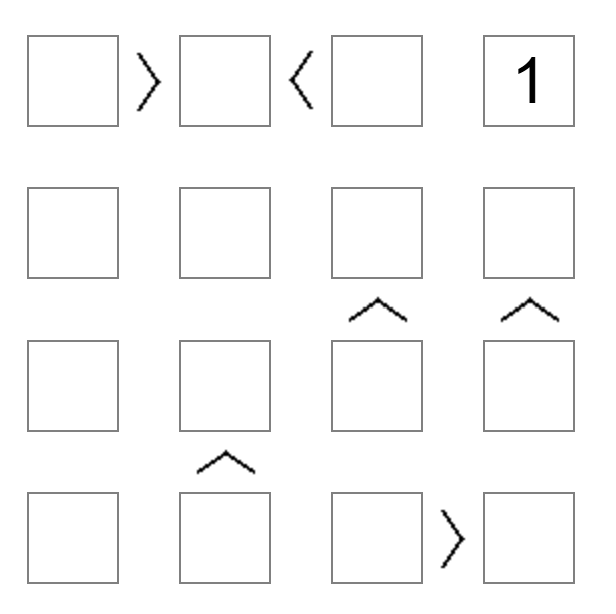
#> input picture data/test1.png, 616 x 614 px
$ python -i test_detection.py   (imports and definitions only)
#> lines starting #> are read from the running program, lines starting #| are printed output that depends on the picture; after the words box and inside, x2 and y2 are one past the last pixel; in counts of white or black regions, pixels touching at a corner belong together
### src/core/vision/grid_detection.py
import cv2
import numpy as np


def binarize(gray: np.ndarray) -> np.ndarray:
    """
    Binariza: lineas del tablero -> blanco (255), fondo -> negro.
    """
    blur = cv2.GaussianBlur(gray, (3, 3), 0)
    _, thresh = cv2.threshold(blur, 0, 255,
                              cv2.THRESH_BINARY_INV + cv2.THRESH_OTSU)
    return thresh


def find_board_bbox(binary: np.ndarray):
    """
    Detecta el bounding box del tablero por proyeccion de perfil.
    """
    h, w = binary.shape
    row_sum = binary.sum(axis=1) / 255.0
    col_sum = binary.sum(axis=0) / 255.0

    thresh_row = 0.3 * w
    thresh_col = 0.3 * h

    rows_with_lines = np.where(row_sum > thresh_row)[0]
    cols_with_lines = np.where(col_sum > thresh_col)[0]

    if len(rows_with_lines) == 0 or len(cols_with_lines) == 0:
        return None

    y0 = int(rows_with_lines.min())
    y1 = int(rows_with_lines.max())
    x0 = int(cols_with_lines.min())
    x1 = int(cols_with_lines.max())

    if (x1 - x0) < 0.1 * w or (y1 - y0) < 0.1 * h:
        return None

    return x0, y0, x1, y1


def _smooth(profile: np.ndarray, ksize: int = 5) -> np.ndarray:
    """Suaviza un vector 1D."""
    kernel = np.ones(ksize, dtype=np.float32) / ksize
    return np.convolve(profile, kernel, mode="same")


def _find_peaks(profile: np.ndarray,
                min_ratio: float = 0.3,
                min_distance: int = 15) -> list:
    """
    Encuentra los picos en un perfil 1D.
    """
    profile = _smooth(profile, ksize=5)
    max_val = profile.max()
    if max_val == 0:
        return []

    threshold = max_val * min_ratio
    above = profile > threshold

    positions = []
    i = 0
    n = len(profile)
    while i < n:
        if above[i]:
            j = i
            while j < n and above[j]:
                j += 1
            segment = profile[i:j]
            weights = segment / segment.sum()
            center = (np.arange(i, j) * weights).sum()
            positions.append(float(center))
            i = j
        else:
            i += 1

    if len(positions) < 2:
        return positions

    # fusionar picos muy cercanos
    merged = [positions[0]]
    for p in positions[1:]:
        if p - merged[-1] < min_distance:
            merged[-1] = (merged[-1] + p) / 2
        else:
            merged.append(p)

    return merged


def detect_grid_on_board(board_gray: np.ndarray, debug: bool = False):
    """
    Detecta las lineas de la cuadricula SOBRE UN RECORTE del tablero.
    Cada celda esta delimitada por DOS pares de lineas.
    Devuelve 2*n coordenadas Y y 2*n coordenadas X.
    """
    binary = binarize(board_gray)

    if debug:
        cv2.imwrite("debug_binary_board.png", binary)

    k_horiz = cv2.getStructuringElement(cv2.MORPH_RECT, (25, 1))
    horiz_only = cv2.morphologyEx(binary, cv2.MORPH_OPEN, k_horiz)

    k_vert = cv2.getStructuringElement(cv2.MORPH_RECT, (1, 25))
    vert_only = cv2.morphologyEx(binary, cv2.MORPH_OPEN, k_vert)

    if debug:
        cv2.imwrite("debug_horiz_only.png", horiz_only)
        cv2.imwrite("debug_vert_only.png", vert_only)

    row_profile = horiz_only.sum(axis=1) / 255.0
    col_profile = vert_only.sum(axis=0) / 255.0

    rows_peaks = _find_peaks(row_profile, min_ratio=0.3, min_distance=15)
    cols_peaks = _find_peaks(col_profile, min_ratio=0.3, min_distance=15)

    if debug:
        print(f"[grid] rows_peaks ({len(rows_peaks)}): "
              f"{[round(y,1) for y in rows_peaks]}")
        print(f"[grid] cols_peaks ({len(cols_peaks)}): "
              f"{[round(x,1) for x in cols_peaks]}")

    return rows_peaks, cols_peaks


def detect_grid(gray: np.ndarray, debug: bool = False):
    """
    Pipeline completo: bbox + deteccion de lineas.
    """
    binary = binarize(gray)
    bbox = find_board_bbox(binary)

    if bbox is None:
        if debug:
            print("[grid] no se encontro tablero, usando imagen completa")
        board_gray = gray
    else:
        x0, y0, x1, y1 = bbox
        if debug:
            print(f"[grid] bbox del tablero: ({x0}, {y0}) -> ({x1}, {y1})")
        pad = 2
        x0 = max(0, x0 - pad)
        y0 = max(0, y0 - pad)
        x1 = min(gray.shape[1], x1 + pad)
        y1 = min(gray.shape[0], y1 + pad)
        board_gray = gray[y0:y1, x0:x1]

    if debug:
        rows_lines, cols_lines = detect_grid_on_board(board_gray, debug=True)
        return board_gray, rows_lines, cols_lines, None

    rows_lines, cols_lines = detect_grid_on_board(board_gray, debug=False)
    return board_gray, rows_lines, cols_lines


def infer_n(rows_lines: list, cols_lines: list) -> int:
    """
    Cada celda esta delimitada por DOS lineas. Entonces n = len // 2.
    """
    n_h = len(rows_lines) // 2
    n_v = len(cols_lines) // 2
    if n_h == n_v:
        return n_h
    return min(n_h, n_v)

### src/core/vision/cell_extraction.py
import cv2
import numpy as np


def _clip(v, lo, hi):
    return max(lo, min(hi, v))


def extract_cells(gray: np.ndarray, rows_lines: list, cols_lines: list,
                  n: int, cell_size: int = 64, shrink: float = 0.15):
    """
    Recorta las n*n celdas del tablero.
    """
    cells = np.zeros((n, n, cell_size, cell_size), dtype=np.uint8)

    for i in range(n):
        y0_cell = rows_lines[2 * i]
        y1_cell = rows_lines[2 * i + 1]
        h_cell = y1_cell - y0_cell
        dy = int(h_cell * shrink)
        y0 = int(y0_cell) + dy
        y1 = int(y1_cell) - dy

        for j in range(n):
            x0_cell = cols_lines[2 * j]
            x1_cell = cols_lines[2 * j + 1]
            w_cell = x1_cell - x0_cell
            dx = int(w_cell * shrink)
            x0 = int(x0_cell) + dx
            x1 = int(x1_cell) - dx

            y0 = _clip(y0, 0, gray.shape[0] - 1)
            y1 = _clip(y1, y0 + 1, gray.shape[0])
            x0 = _clip(x0, 0, gray.shape[1] - 1)
            x1 = _clip(x1, x0 + 1, gray.shape[1])

            crop = gray[y0:y1, x0:x1]
            crop = cv2.resize(crop, (cell_size, cell_size),
                              interpolation=cv2.INTER_AREA)
            cells[i, j] = crop

    return cells


def _cell_size_avg(rows_lines: list, cols_lines: list, n: int) -> int:
    """
    Devuelve un tamano representativo de celda (promedio del alto y ancho).
    """
    heights = [rows_lines[2 * i + 1] - rows_lines[2 * i] for i in range(n)]
    widths = [cols_lines[2 * j + 1] - cols_lines[2 * j] for j in range(n)]
    avg_h = int(np.mean(heights))
    avg_w = int(np.mean(widths))
    return max(int((avg_h + avg_w) / 2), 20)


def _extract_centered_square(gray: np.ndarray, cx: int, cy: int,
                              side: int, out_size: int = 64) -> np.ndarray:
    """
    Recorta un cuadrado de lado `side` centrado en (cx, cy).
    Si se sale de la imagen, rellena con blanco.
    Redimensiona a out_size x out_size.
    """
    h, w = gray.shape
    half = side // 2

    x0 = cx - half
    y0 = cy - half
    x1 = x0 + side
    y1 = y0 + side

    # crear canvas blanco del tamano del cuadrado
    canvas = np.full((side, side), 255, dtype=np.uint8)

    # calcular interseccion con la imagen
    sx0 = max(0, x0)
    sy0 = max(0, y0)
    sx1 = min(w, x1)
    sy1 = min(h, y1)

    if sx0 >= sx1 or sy0 >= sy1:
        return cv2.resize(canvas, (out_size, out_size),
                          interpolation=cv2.INTER_AREA)

    # posicion dentro del canvas
    cx0 = sx0 - x0
    cy0 = sy0 - y0
    cx1 = cx0 + (sx1 - sx0)
    cy1 = cy0 + (sy1 - sy0)

    canvas[cy0:cy1, cx0:cx1] = gray[sy0:sy1, sx0:sx1]
    return cv2.resize(canvas, (out_size, out_size),
                      interpolation=cv2.INTER_AREA)


def extract_horizontal_edges(gray: np.ndarray, rows_lines: list,
                             cols_lines: list, n: int,
                             edge_size: int = 64):
    """
    Recorta los bordes horizontales (signos < >) entre celdas adyacentes.
    El signo esta en el punto medio entre la celda (i,j) y la celda (i,j+1),
    a la altura del centro vertical de la fila i.
    """
    edges = np.zeros((n, n - 1, edge_size, edge_size), dtype=np.uint8)
    cell_size = _cell_size_avg(rows_lines, cols_lines, n)
    half = cell_size // 2

    for i in range(n):
        # centro vertical de la celda (i, j)
        y_center = int((rows_lines[2 * i] + rows_lines[2 * i + 1]) / 2)

        for j in range(n - 1):
            # el signo esta en el punto medio entre celda j y celda j+1,
            # que es exactamente cols_lines[2*j+1] (borde derecho de celda j)
            # y cols_lines[2*j+2] (borde izquierdo de celda j+1).
            # Tomamos el punto medio entre esos dos bordes.
            x_center = int((cols_lines[2 * j + 1] + cols_lines[2 * j + 2]) / 2)

            patch = _extract_centered_square(gray, x_center, y_center,
                                             cell_size, edge_size)
            edges[i, j] = patch

    return edges


def extract_vertical_edges(gray: np.ndarray, rows_lines: list,
                           cols_lines: list, n: int,
                           edge_size: int = 64):
    """
    Recorta los bordes verticales (signos ^ v) entre celdas adyacentes.
    El signo esta en el punto medio entre la celda (i,j) y la celda (i+1,j),
    a la altura del centro horizontal de la columna j.
    """
    edges = np.zeros((n - 1, n, edge_size, edge_size), dtype=np.uint8)
    cell_size = _cell_size_avg(rows_lines, cols_lines, n)

    for i in range(n - 1):
        # el signo esta en el punto medio entre fila i y fila i+1,
        # que es el punto medio entre rows_lines[2*i+1] y rows_lines[2*i+2]
        y_center = int((rows_lines[2 * i + 1] + rows_lines[2 * i + 2]) / 2)

        for j in range(n):
            # centro horizontal de la celda (i, j) y (i+1, j)
            x_center = int((cols_lines[2 * j] + cols_lines[2 * j + 1]) / 2)

            patch = _extract_centered_square(gray, x_center, y_center,
                                             cell_size, edge_size)
            edges[i, j] = patch

    return edges

### src/test_detection.py
import os
import sys
import cv2
import numpy as np

ROOT = os.path.dirname(os.path.abspath(__file__))
sys.path.append(ROOT)

from core.vision.grid_detection import detect_grid, infer_n
from core.vision.cell_extraction import (
    extract_cells, extract_horizontal_edges, extract_vertical_edges,
)

def main(image_path):
#> called with image_path = '../data/test1.png'
    img = cv2.imread(image_path)
#> img is the input picture: shape (614, 616, 3); min 0, max 255, mean 249.9
    if img is None:
        print(f"No se pudo cargar: {image_path}")
        return

    gray = cv2.cvtColor(img, cv2.COLOR_BGR2GRAY)
    print(f"Imagen original: {gray.shape}")
#| Imagen original: (614, 616)

    # 1) detectar tablero y sus lineas
    board_gray, rows_lines, cols_lines, binary = detect_grid(gray, debug=True)
#> in binarize, `_, thresh = cv2.threshold(blur, 0, 255, cv2.THRESH_BINARY_INV + cv2.TH..`:
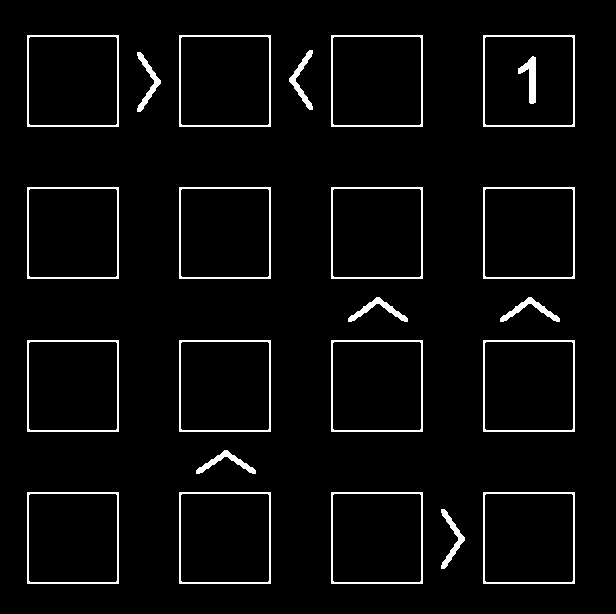
#> thresh: shape (614, 616); 3.8% white in thin lines or dots, all inside (x1, y1, x2, y2) = (27, 35, 575, 584)
#> in find_board_bbox, `row_sum = binary.sum(axis=1) / 255.0`: row_sum = 614 values, max 368 at index 35, min 0 at index 0, mean 23.41
#> in find_board_bbox, `col_sum = binary.sum(axis=0) / 255.0`: col_sum = 616 values, max 368 at index 27, min 0 at index 0, mean 23.33
#> in find_board_bbox, `rows_with_lines = np.where(row_sum > thresh_row)[0]`: rows_with_lines = [35, 36, 125, 126, 187, 188, 277, 278, 340, 341, 430, 431, 492, 493, 582, 583]
#> in find_board_bbox, `cols_with_lines = np.where(col_sum > thresh_col)[0]`: cols_with_lines = [27, 28, 117, 118, 179, 180, 269, 270, 331, 332, 421, 422, 483, 484, 573, 574]
#> in find_board_bbox, `y0 = int(rows_with_lines.min())`: y0 = 35
#> in find_board_bbox, `y1 = int(rows_with_lines.max())`: y1 = 583
#> in find_board_bbox, `x0 = int(cols_with_lines.min())`: x0 = 27
#> in find_board_bbox, `x1 = int(cols_with_lines.max())`: x1 = 574
#> in detect_grid, `bbox = find_board_bbox(binary)`: bbox = (27, 35, 574, 583)
#> in detect_grid, `x0, y0, x1, y1 = bbox`: x0 = 27; y0 = 35; x1 = 574; y1 = 583
#| [grid] bbox del tablero: (27, 35) -> (574, 583)
#> in detect_grid, `x0 = max(0, x0 - pad)`: x0 = 25
#> in detect_grid, `y0 = max(0, y0 - pad)`: y0 = 33
#> in detect_grid, `x1 = min(gray.shape[1], x1 + pad)`: x1 = 576
#> in detect_grid, `y1 = min(gray.shape[0], y1 + pad)`: y1 = 585
#> in detect_grid_on_board, `vert_only = cv2.morphologyEx(binary, cv2.MORPH_OPEN, k_vert)`:
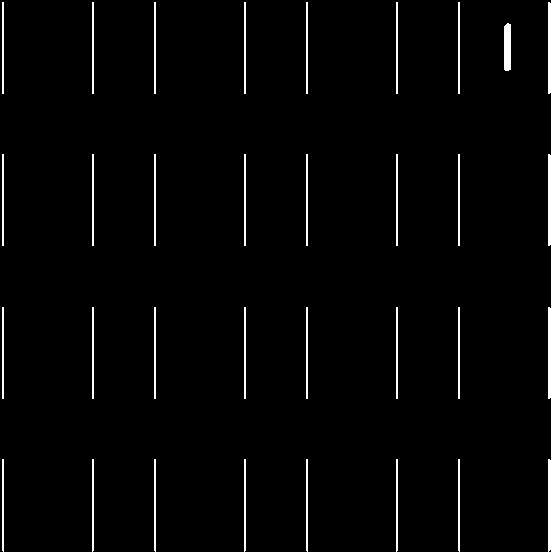
#> vert_only: shape (552, 551); 2.2% white in thin lines or dots
#> in detect_grid_on_board, `row_profile = horiz_only.sum(axis=1) / 255.0`: row_profile = 552 values, max 369 at index 3, min 0 at index 0, mean 11.33
#> in detect_grid_on_board, `col_profile = vert_only.sum(axis=0) / 255.0`: col_profile = 551 values, max 369 at index 3, min 0 at index 0, mean 11.94
#> in _find_peaks, `profile = _smooth(profile, ksize=5)`: profile = 552 values, max 219.4 at index 549, min 0 at index 6, mean 10.94
#> in _find_peaks, `max_val = profile.max()`: max_val = 219.4
#> in _find_peaks, `threshold = max_val * min_ratio`: threshold = 65.82
#> in _find_peaks, `n = len(profile)`: n = 552
#> the loop in _find_peaks, `while i < n:` made 513 passes
#> (segment, weights, center, i) on passes 1, 86: ([73.6, 147.4, 147.4, 147.4, 147.4, 73.8], [0.0999, 0.2, 0.2, 0.2, 0.2, 0.1], 2.5, 6), ([73.8, 147.4, 147.4, 147.4, 147.4, 73.6], [0.1, 0.2, 0.2, 0.2, 0.2, 0.0999], 92.5, 96)
#> after the loop in _find_peaks, `while i < n:`: center = 549.4; i = 552; positions = [2.5, 92.5, 154.5, 244.5, 307.5, 397.5, 459.5, 549.4]; segment = [73.8, 147.4, 219.4, 219.4, 219.4]; weights = [0.0839, 0.168, 0.249, 0.249, 0.249]
#> in _find_peaks, `merged = [positions[0]]`: merged = [2.5]
#> the loop in _find_peaks, `for p in positions[1:]:` made 7 passes
#> p on passes 1 to 7: 92.5, 154.5, 244.5, 307.5, 397.5, 459.5, 549.4
#> after the loop in _find_peaks, `for p in positions[1:]:`: merged has the same summary as positions
#> in detect_grid_on_board, `rows_peaks = _find_peaks(row_profile, min_ratio=0.3, min_distance=15)`: rows_peaks has the same summary as positions in _find_peaks
#> the loop in _find_peaks (call 2), `while i < n:` made 512 passes
#> the loop in _find_peaks (call 2), `for p in positions[1:]:` made 7 passes
#> p on passes 1 to 7: 92.5, 154.5, 244.5, 306.5, 396.5, 458.5, 548.4
#> in detect_grid_on_board, `cols_peaks = _find_peaks(col_profile, min_ratio=0.3, min_distance=15)`: cols_peaks = [2.5, 92.5, 154.5, 244.5, 306.5, 396.5, 458.5, 548.4]
#| [grid] rows_peaks (8): [2.5, 92.5, 154.5, 244.5, 307.5, 397.5, 459.5, 549.4]
#| [grid] cols_peaks (8): [2.5, 92.5, 154.5, 244.5, 306.5, 396.5, 458.5, 548.4]
#> in detect_grid, `rows_lines, cols_lines = detect_grid_on_board(board_gray, debug=True)`: rows_lines has the same summary as positions in _find_peaks; cols_lines has the same summary as cols_peaks in detect_grid_on_board
#> rows_lines has the same summary as positions in _find_peaks; cols_lines has the same summary as cols_peaks in detect_grid_on_board
    print(f"Recorte del tablero: {board_gray.shape}")
#| Recorte del tablero: (552, 551)
    print(f"Lineas horizontales detectadas: {len(rows_lines)}")
#| Lineas horizontales detectadas: 8
    print(f"  posiciones Y: {[round(y, 1) for y in rows_lines]}")
#|   posiciones Y: [2.5, 92.5, 154.5, 244.5, 307.5, 397.5, 459.5, 549.4]
    print(f"Lineas verticales detectadas:   {len(cols_lines)}")
#| Lineas verticales detectadas:   8
    print(f"  posiciones X: {[round(x, 1) for x in cols_lines]}")
#|   posiciones X: [2.5, 92.5, 154.5, 244.5, 306.5, 396.5, 458.5, 548.4]

    n = infer_n(rows_lines, cols_lines)
#> in infer_n, `n_h = len(rows_lines) // 2`: n_h = 4
#> n = 4
    print(f"n inferido: {n}")
#| n inferido: 4

    if n < 2:
        print("No se detecto un tablero valido. Revisar debug_board.png")
        cv2.imwrite("debug_board.png", board_gray)
        cv2.imwrite("debug_binary.png", binary)
        return

    # 2) visualizar lineas sobre el tablero recortado
    canvas = cv2.cvtColor(board_gray, cv2.COLOR_GRAY2BGR)
    for y in rows_lines:
        cv2.line(canvas, (0, int(y)), (canvas.shape[1], int(y)), (0, 0, 255), 1)
#> this loop made 8 passes
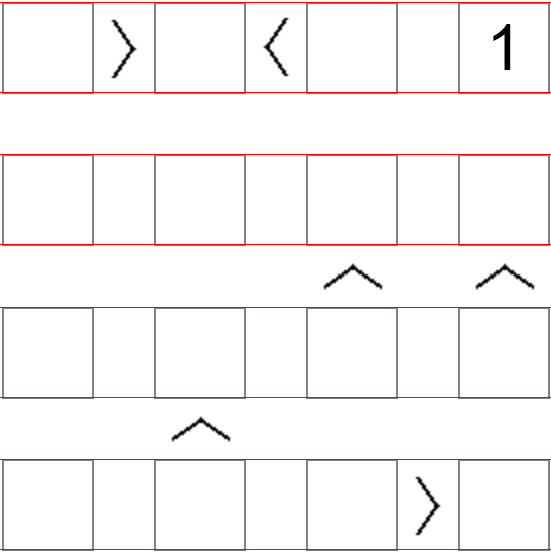
#> canvas: shape (552, 551, 3); mean B, G, R 246.2, 246.2, 249.9
    for x in cols_lines:
        cv2.line(canvas, (int(x), 0), (int(x), canvas.shape[0]), (255, 0, 0), 1)
#> this loop made 8 passes
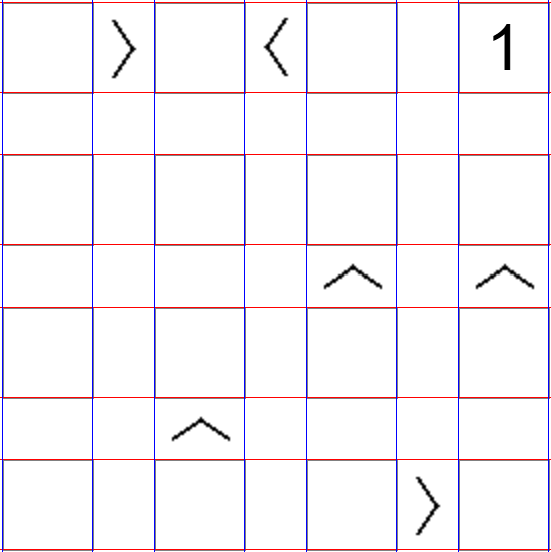
#> canvas: shape (552, 551, 3); 1.45% of pixels changed, all inside (x1, y1, x2, y2) = (2, 0, 549, 552)

    # 3) extraer celdas y bordes SOBRE EL RECORTE
    cells = extract_cells(board_gray, rows_lines, cols_lines, n)
#> the loop in extract_cells, `for i in range(n):` made 4 passes
#> (y0_cell, y1_cell, h_cell) on passes 1 to 4: (2.5, 92.5, 90), (154.5, 244.5, 90), (307.5, 397.5, 90), (459.5, 549.4, 89.91)
    h_edges = extract_horizontal_edges(board_gray, rows_lines, cols_lines, n)
#> in _cell_size_avg, `heights = [rows_lines[2 * i + 1] - rows_lines[2 * i] for i in range(n)]`: heights = [90, 90, 90, 89.91]
#> in _cell_size_avg, `avg_h = int(np.mean(heights))`: avg_h = 89
#> in extract_horizontal_edges, `half = cell_size // 2`: half = 44
#> the loop in extract_horizontal_edges, `for i in range(n):` made 4 passes
#> y_center on passes 1 to 4: 47, 199, 352, 504
    v_edges = extract_vertical_edges(board_gray, rows_lines, cols_lines, n)
#> in extract_vertical_edges, `cell_size = _cell_size_avg(rows_lines, cols_lines, n)`: cell_size = 89
#> the loop in extract_vertical_edges, `for i in range(n - 1):` made 3 passes
#> y_center on passes 1 to 3: 123, 276, 428

    print(f"Celdas: shape={cells.shape}")
#| Celdas: shape=(4, 4, 64, 64)
    print(f"Bordes horizontales: shape={h_edges.shape}")
#| Bordes horizontales: shape=(4, 3, 64, 64)
    print(f"Bordes verticales:   shape={v_edges.shape}")
#| Bordes verticales:   shape=(3, 4, 64, 64)

    # 4) montajes visuales
    cell_size = cells.shape[2]
    grid_img = np.zeros((n * cell_size, n * cell_size), dtype=np.uint8)
    for i in range(n):
        for j in range(n):
            grid_img[i * cell_size:(i + 1) * cell_size,
                     j * cell_size:(j + 1) * cell_size] = cells[i, j]
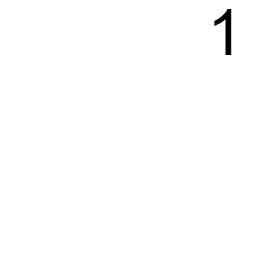
#> grid_img: shape (256, 256); min 0, max 255, mean 253.8

    eh, ew = h_edges.shape[2], h_edges.shape[3]
    h_montage = np.zeros((n * eh, (n - 1) * ew), dtype=np.uint8)
    for i in range(n):
        for j in range(n - 1):
            h_montage[i * eh:(i + 1) * eh, j * ew:(j + 1) * ew] = h_edges[i, j]
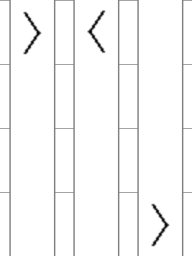
#> h_montage: shape (256, 192); min 0, max 255, mean 247

    vh, vw = v_edges.shape[2], v_edges.shape[3]
    v_montage = np.zeros(((n - 1) * vh, n * vw), dtype=np.uint8)
    for i in range(n - 1):
        for j in range(n):
            v_montage[i * vh:(i + 1) * vh, j * vw:(j + 1) * vw] = v_edges[i, j]

    # 5) guardar debug
    out_dir = os.path.join(ROOT, "..", "output")
    os.makedirs(out_dir, exist_ok=True)

    def upscale(im, factor):
        hh, ww = im.shape[:2]
        return cv2.resize(im, (ww * factor, hh * factor),
                          interpolation=cv2.INTER_NEAREST)

    cv2.imwrite(os.path.join(out_dir, "debug_board.png"), board_gray)
    cv2.imwrite(os.path.join(out_dir, "debug_lines.png"), canvas)
    cv2.imwrite(os.path.join(out_dir, "debug_cells.png"), upscale(grid_img, 3))
    cv2.imwrite(os.path.join(out_dir, "debug_hedges.png"), upscale(h_montage, 3))
    cv2.imwrite(os.path.join(out_dir, "debug_vedges.png"), upscale(v_montage, 3))
#> call 3 of upscale, with factor = 3
#> in upscale (call 3), `return cv2.resize(im, (ww * factor, hh * factor), interpolation=cv2.IN..`:
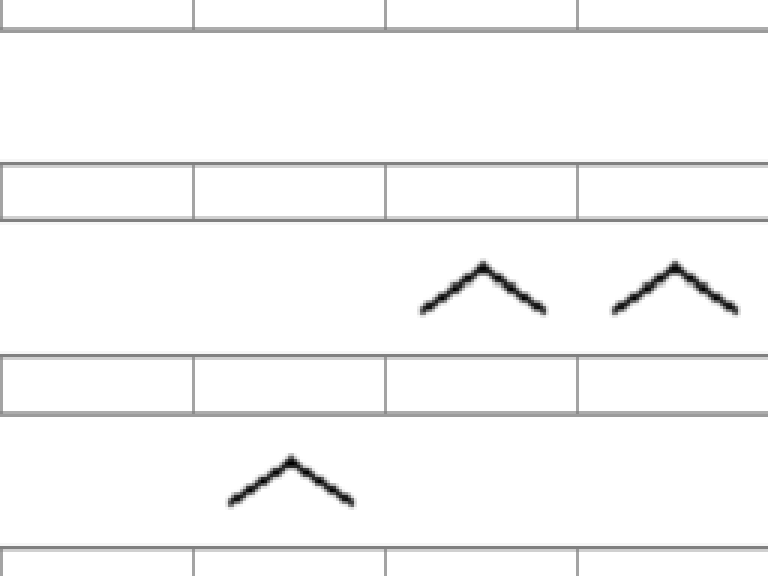
#> returned value: shape (576, 768); min 0, max 255, mean 246.9
    print(f"Debug guardado en {out_dir}")

    # 6) mostrar
    cv2.imshow("tablero recortado", board_gray)
    cv2.imshow("lineas sobre el recorte", canvas)
    cv2.imshow("celdas (x3)", upscale(grid_img, 3))
    print("Presiona cualquier tecla para cerrar...")
    cv2.waitKey(0)
    cv2.destroyAllWindows()

>>> result = main('../data/test1.png')
